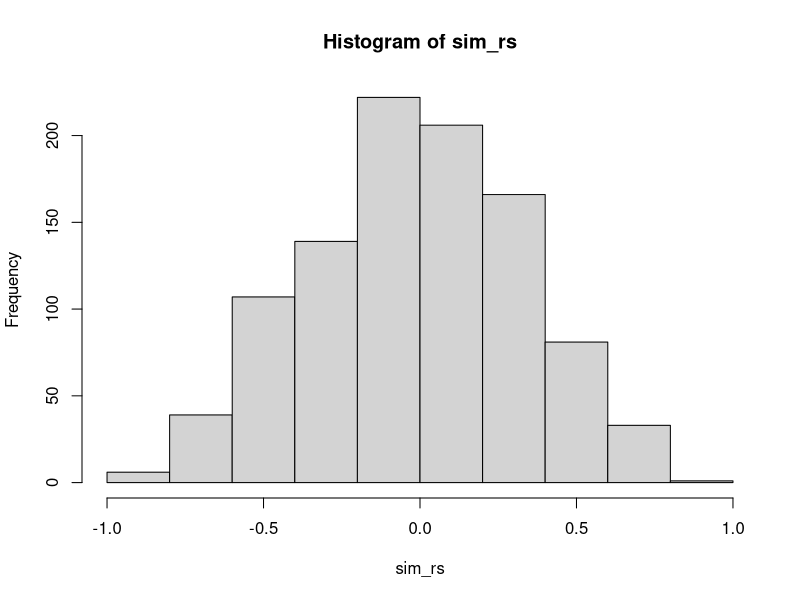

Generate this figure with R:
## ---- chunk 1
knitr::opts_chunk$set(echo = TRUE)
## ---- chunk 2

X <- c(1,4,3,2,5,4,3,6,7,8)
Y <- c(1,3,6,7,8,2,8,7,6,9)


## ---- chunk 3


cor.test(X,Y)

## ---- chunk 4

#Generating the null-distribution of r values

sim_rs <- replicate(1000,cor(sample(X),sample(Y)))

#Ploting the distribution
hist(sim_rs)


length(sim_rs[sim_rs >= cor(X,Y)])/1000

## ---- chunk 5


X <- c(1,4,3,2,5,4,3,6,7,8)
Y <- c(1,3,6,7,8,2,8,7,6,9)

sum(X*Y) # current order of the X and Y variable


# Producing most negative relationship between this two variable;

sort(X)  # put the number from smallest the larger

sort(Y, decreasing = TRUE) # goes from biggest to smallest

sum(sort(X)*sort(Y, decreasing = TRUE))

## ---- chunk 6

sum(sort(X)*sort(Y))


